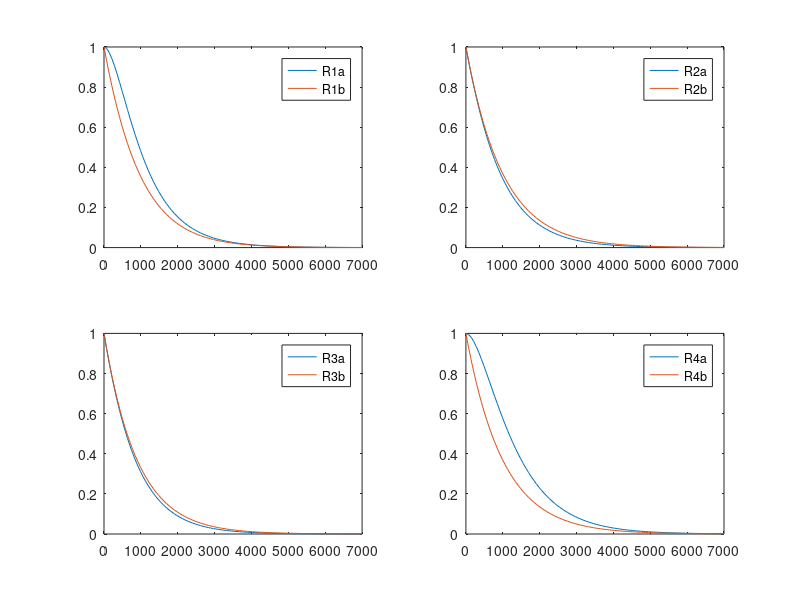

Recreate this plot in MATLAB.
clear all; close; clc;

lambda_a = 1/1000;
lambda_b = 1/9000;
lambda_c = 1/2000;

Ra = @(x) exp(-lambda_a.*x);
Rb = @(x) exp(-lambda_b.*x);
Rc = @(x) exp(-lambda_c.*x);

R1a = @(t) Ra(t).*Rc(t) + Ra(t).*Rb(t) - (Ra(t).^2).*Rb(t).*Rc(t);
R1b = @(t) Ra(t).*Rb(t) + Ra(t).*Rc(t) - Ra(t).*Rb(t).*Rc(t);
R2a = @(t) Ra(t).*Rb(t) +  Ra(t).^2 - (Ra(t).^2).*Rb(t);
R2b = @(t) Ra(t);
R3a = @(t) Ra(t).*(Rb(t).^2) +  (Ra(t).^2).*Rb(t) -  (Ra(t).*Rb(t)).^2;
R3b = @(t) Ra(t).*Rb(t); 
R4a = @(t) Ra(t).*Rb(t) + Ra(t) - (Ra(t).^2).*Rb(t); 
R4b = @(t) Ra(t);

tempi = linspace(0,7000);

MTTF = zeros(4,2);
MTTF(1,1) = 1/(lambda_a+lambda_c) + 1/(lambda_a + lambda_b) - 1/(2*lambda_a+lambda_b+lambda_c);
MTTF(1,2) = 1/(lambda_a+lambda_b) + 1/(lambda_a+lambda_c) - 1/(lambda_a + lambda_b + lambda_c);
MTTF(2,1) = 1/(lambda_a+lambda_b) + 1/(2*lambda_a) - 1/(2*lambda_a+lambda_b);
MTTF(2,2) = 1/lambda_a;
MTTF(3,1) = 1/(lambda_a + 2*lambda_b) + 1/(lambda_b + 2*lambda_a) - 1/(lambda_b + 2*lambda_a);
MTTF(3,2) = 1/(lambda_a + lambda_b);
MTTF(4,1) = 1/(lambda_a + lambda_b) + 1/lambda_a - 1/(lambda_b + 2*lambda_a);
MTTF(4,2) = 1/lambda_a;


figure;
subplot(2,2,1);plot(tempi,R1a(tempi));hold on;plot(tempi,R1b(tempi));legend('R1a','R1b');
subplot(2,2,2);plot(tempi,R2a(tempi));hold on;plot(tempi,R2b(tempi));legend('R2a','R2b');
subplot(2,2,3);plot(tempi,R3a(tempi));hold on;plot(tempi,R3b(tempi));legend('R3a','R3b');
subplot(2,2,4);plot(tempi,R4a(tempi));hold on;plot(tempi,R4b(tempi));legend('R4a','R4b');
